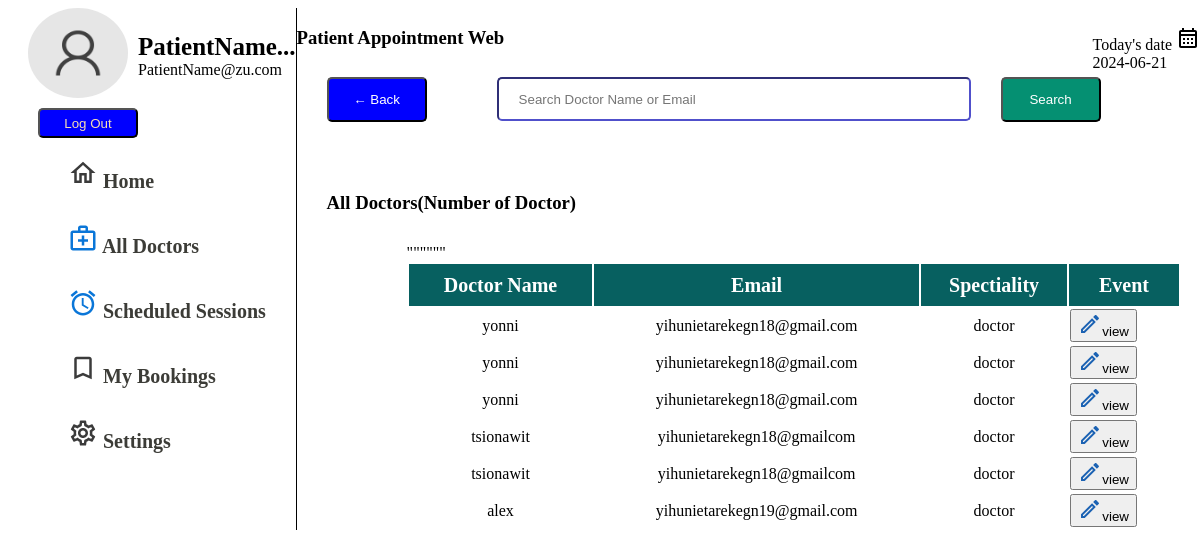
/patient/Doctor.php, run on the app's committed database.
### tables this page shows
CREATE TABLE `doctor` (
  `username` varchar(255) NOT NULL,
  `name` varchar(255) NOT NULL,
  `email` varchar(255) DEFAULT NULL,
  `nic` int(255) NOT NULL,
  `telephone` varchar(13) NOT NULL,
  `speciality` varchar(255) NOT NULL,
  `password` varchar(255) NOT NULL,
  `id` int(4) NOT NULL
);

### patient/Doctor.php (the view, shortened to what this page needs)
<!DOCTYPE html>
<html lang="en">
<head>
    <link rel="stylesheet" href="Doctor.css">
</head>
<body>
    <div class="whole" id="all">
        <div>
        </div>
        <div class="viewpop" id="viewPopup">
  <h3>Patient Appointment Web</h3>
        <div class="doctor_All">
            <div class="head">
            <button class="backbtn">← Back</button>
            <input class="text" type="text" placeholder="Search Doctor Name or Email">
            <button class="searchBtn">Search</button>
            <p class="currentDate">Today's date <img src="../img/calendar.svg" alt=""><br>
            <?php date_default_timezone_set('Asia/Kolkata');
             $today=date('Y-m-d');
              echo $today;?> </p><br>
         </div>
      <div class="topAjust">
         <h3>All Doctors(Number of Doctor)</h3>
         <div class="docTable">
            <table class="table">
                <tr>
                    <th>Doctor Name</th>
                    <th>Email</th>
                    <th>Spectiality</th>
                    <th>Event</th>
                </tr>
                <?php
                include("../connection.php");
         $sql ="select * from doctor ";
        $result=mysqli_query($conn,$sql);
                while($row = mysqli_fetch_assoc($result)){
                 $id=$row["id"];
                  echo'<tr>
                    <td>'.$row["name"].'</td>
                    <td>'.$row["email"].'</td>
                    <td>'.$row["speciality"].'</td>
                    <td>
                     <form action="DoctorView.php" method="post" style="display:flex;">
          <input type="hidden"  name="id" value="' .$id . '">
         <button type="submit" class="view-button" name="edit">
        <img src="../img/icons/edit-iceblue.svg" alt="View" value="View">view
          </button>
       </form>
                    </td>
                </tr>"';
        }
                ?>
            </table>
         </div>
         </div>
    </div>
    </div>
</body>
</html>

### patient/Doctor.css (style rules this page uses)
.whole { display: flex; }
.doctor_All { margin-left: 30px; background-color: white; display: inline-block; }
.head { display: flex; margin-top: 10px; }
.backbtn { width: 100px; height: 45px; background-color: blue; color: white; cursor: pointer; border-radius: 5px; margin-right: 50px; }
.text { width: 430px; height: 30px; border-radius: 5px; border-color: rgb(80, 80, 203); margin-left: 20px; margin-right: 30px; padding: 5px 20px; }
.searchBtn { width: 100px; height: 45px; background-color: rgb(5, 144, 114); color: white; cursor: pointer; border-radius: 5px; }
.currentDate { position: absolute; right: 0; top: 10px; }
.topAjust { margin-top: 70px; }
.docTable { margin-top: 30px; margin-left: 80px; width: 100%; background-color: white; }
.table { width: 100%; }
.table th { font-weight: bold; font-size: 20px; height: 40px; background-color: rgb(7, 96, 96); color: white; }
.table tr { text-align: center; }

### patient/patient.css (style rules this page uses)
.left_side { background-color: white; width: auto; height: 100%; display: inline-block; border-right: 1px solid black; }
.user { display: flex; margin-left: 20px; }
.user img { width: 100px; height: 90px; border-radius: 50%; }
.btn1 { margin-left: 30px; margin-top: 10px; background-color: blue; width: 100px; height: 30px; color: wheat; border-radius: 5px; cursor: pointer; }
.user_text { margin-left: 10px; }
.p1 { margin-bottom: 0; font-size: 25px; font-weight: bold; }
.p2 { margin-top: 0; }
.list_home { margin: 20px; font-size: 20px; font-weight: bold; }
.unorder { display: flex; flex-direction: column; }
.list_home li { list-style-type: none; }
.list { display: inline-block; margin-bottom: 30px; }
.list1 { display: inline-block; margin-bottom: 30px; }
.unorder a { text-decoration: none; color: rgb(60, 60, 55); }
.image { width: 30px; }

### data on the page
doctor: name "yonni", email "yihunietarekegn18@gmail.com", speciality "doctor"
doctor: name "yonni", email "yihunietarekegn18@gmail.com", speciality "doctor"
doctor: name "yonni", email "yihunietarekegn18@gmail.com", speciality "doctor"
doctor: name "tsionawit", email "yihunietarekegn18@gmailcom", speciality "doctor"
doctor: name "tsionawit", email "yihunietarekegn18@gmailcom", speciality "doctor"
doctor: name "alex", email "yihunietarekegn19@gmail.com", speciality "doctor"
